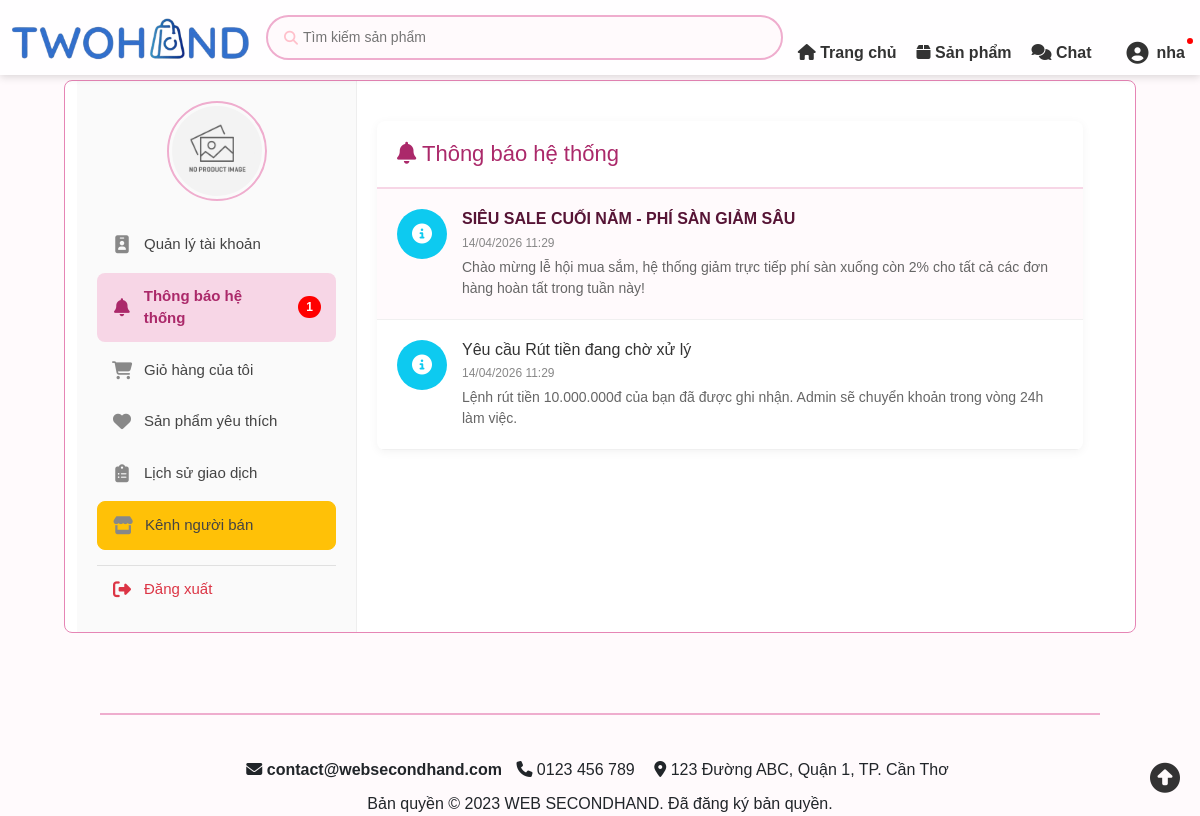
The app's page /controllers/thongBaoController.php (signed in) with its own data.
### tables this page shows
CREATE TABLE ThongBaoNguoiDung (
    Id INT AUTO_INCREMENT PRIMARY KEY,
    MaTB INT,
    IdNhan INT(10),
    DaXem BOOLEAN DEFAULT 0,
    NgayXem DATETIME,
    FOREIGN KEY (MaTB) REFERENCES ThongBao(MaTB) ON DELETE CASCADE,
    FOREIGN KEY (IdNhan) REFERENCES TaiKhoan(IdTaiKhoan) ON DELETE CASCADE
);

CREATE TABLE ThongBao (
    MaTB INT AUTO_INCREMENT PRIMARY KEY,
    TieuDe VARCHAR(255) NOT NULL,
    NoiDung TEXT,
    LoaiTB ENUM('HeThong', 'DonHang', 'KhuyenMai', 'ViPham', 'BaoCao') DEFAULT 'HeThong',
    NguoiGui INT(10) DEFAULT NULL, 
    NgayTao DATETIME DEFAULT CURRENT_TIMESTAMP
);

### controllers/thongBaoController.php (called while the page is built, shortened)
<?php
require_once __DIR__ . '/../includes/ketnoi.php';
require_once __DIR__ . '/../models/thongBaoModel.php';
$idTaiKhoan = $_SESSION['IdTaiKhoan'];
$thongBaoModel = new ThongBaoModel($conn);
$dsThongBao = $thongBaoModel->getThongBaoCuaToi($idTaiKhoan);
include_once __DIR__ . '/../views/thongBao.php';

### models/thongBaoModel.php (called while the page is built, shortened)
<?php
class ThongBaoModel
{
    private $conn;
    public function __construct($conn)
    {
        $this->conn = $conn;
    }
    public function getThongBaoCuaToi($idTaiKhoan)
    {
        $sql = "SELECT tb.*, tbn.DaXem, tbn.Id
                FROM ThongBao tb
                JOIN ThongBaoNguoiDung tbn ON tb.MaTB = tbn.MaTB
                WHERE tbn.IdNhan = ?
                ORDER BY tb.NgayTao DESC";
        $stmt = $this->conn->prepare($sql);
        $stmt->bind_param("i", $idTaiKhoan);
        $stmt->execute();
        return $stmt->get_result()->fetch_all(MYSQLI_ASSOC);
    }
    public function demThongBaoChuaDoc($idTaiKhoan)
    {
        $sql = "SELECT COUNT(*) as SoLuong FROM ThongBaoNguoiDung WHERE IdNhan = ? AND DaXem = 0";
        $stmt = $this->conn->prepare($sql);
        $stmt->bind_param("i", $idTaiKhoan);
        $stmt->execute();
        return $stmt->get_result()->fetch_assoc()['SoLuong'];
    }
}

### views/thongBao.php (the view, shortened to what this page needs)
<!DOCTYPE html>
<html lang="vi">
<head>
    <link href="https://cdn.jsdelivr.net/npm/bootstrap@5.3.2/dist/css/bootstrap.min.css" rel="stylesheet">
    <link rel="stylesheet" href="https://cdnjs.cloudflare.com/ajax/libs/font-awesome/6.4.0/css/all.min.css">
    <link href="../assets/css/header.css" rel="stylesheet">
    <link href="../assets/css/color.css" rel="stylesheet">
    <link href="../assets/css/thongTinTaiKhoan.css" rel="stylesheet">
    <link href="../assets/css/thongBao.css" rel="stylesheet">
</head>
<body>
    <?php include '../includes/header.php'; ?>
    <div class="giua-trang">
        <div class="container">
            <?php
            $soThongBaoMoi_Sidebar = 0;
            if (isset($_SESSION['IdTaiKhoan'])) {
                global $conn;
                if ($conn) {
                    $modelTB_Sidebar = new ThongBaoModel($conn);
                    $soThongBaoMoi_Sidebar = $modelTB_Sidebar->demThongBaoChuaDoc($_SESSION['IdTaiKhoan']);
                }
            }
            $current_page = basename($_SERVER['PHP_SELF']);
            ?>
            <div class="side">
                <div class="avatar-ten" style="text-align: center; margin-bottom: 20px;">
                    <div class="avatar" style="width: 100px; height: 100px; margin: 0 auto 10px; border-radius: 50%; border: 2px solid var(--bs-pink-200); padding: 3px; display: flex; justify-content: center; align-items: center;">
                        <img src="../<?php echo isset($_SESSION['Avatar']) && !empty($_SESSION['Avatar']) ? $_SESSION['Avatar'] : 'assets/images/placeholder.png'; ?>"
                            alt="Avatar" style="width: 100%; height: 100%; border-radius: 50%; object-fit: cover;">
                    </div>
                </div>
                <nav class="menu">
                    <ul>
                        <li>
                            <a href="../controllers/thongTinTaiKhoanController.php" class="<?= ($current_page == 'thongTinTaiKhoanController.php') ? 'active' : '' ?>">
                                <i class="fa-solid fa-id-badge"></i> Quản lý tài khoản
                            </a>
                        </li>
                        <li>
                            <a href="../controllers/thongBaoController.php" class="<?= ($current_page == 'thongBaoController.php') ? 'active' : '' ?>">
                                <i class="fa-solid fa-bell"></i> Thông báo hệ thống
                                <?php if ($soThongBaoMoi_Sidebar > 0): ?>
                                    <span class="menu-badge-count"><?= $soThongBaoMoi_Sidebar ?></span>
                                <?php endif; ?>
                            </a>
                        </li>
                        <li>
                            <a href="../controllers/gioHangController.php" class="<?= ($current_page == 'gioHangController.php') ? 'active' : '' ?>">
                                <i class="fa-solid fa-cart-shopping"></i> Giỏ hàng của tôi
                            </a>
                        </li>
                        <li>
                            <a href="../controllers/danhSachYeuThichController.php" class="<?= ($current_page == 'danhSachYeuThichController.php') ? 'active' : '' ?>">
                                <i class="fa-solid fa-heart"></i> Sản phẩm yêu thích
                            </a>
                        </li>
                        <li>
                            <a href="../controllers/lichSuDonHangController.php" class="<?= ($current_page == 'lichSuDonHangController.php') ? 'active' : '' ?>">
                                <i class="fa-solid fa-clipboard-list"></i> Lịch sử giao dịch
                            </a>
                        </li>
                        <li>
                            <?php
                            $trangThai = 'ChuaKichHoat';
                            if (isset($_SESSION['IdTaiKhoan']) && isset($conn)) {
                                $idUser_check = (int)$_SESSION['IdTaiKhoan'];
                                $sql_check = "SELECT TrangThaiBanHang FROM TaiKhoan WHERE IdTaiKhoan = $idUser_check";
                                $res_check = $conn->query($sql_check);
                                if ($res_check && $res_check->num_rows > 0) {
                                    $row_check = $res_check->fetch_assoc();
                                    $trangThai = $row_check['TrangThaiBanHang'];
                                }
                            }
                            if ($trangThai === 'DangHoatDong'):
                            ?>
                                <a href="../seller/controllers/sellerSanPhamController.php" class="btn btn-warning">
                                    <i class="fa-solid fa-store"></i> Kênh người bán
                                </a>
                            <?php else: ?>
                                <a href="kichHoatBanHangController.php" class="btn">
                                    <i class="fa-solid fa-rocket"></i> Kích hoạt chức năng bán hàng
                                </a>
                            <?php endif; ?>
                        </li>
                        <li>
                            <a href="../controllers/dangXuatController.php" class="logout-link">
                                <i class="fa-solid fa-right-from-bracket"></i> Đăng xuất
                            </a>
                        </li>
                    </ul>
                </nav>
            </div>
            <div class="content" style="flex: 1; padding-left: 20px; background: transparent; border: none;">
                <div class="thong-bao-container">
                    <div class="tb-header">
                        <h2><i class="fa-solid fa-bell"></i> Thông báo hệ thống</h2>
                    </div>
                    <div class="tb-list">
                        <?php if (empty($dsThongBao)): ?>
                            <div class="text-center py-5 text-muted">
                                <i class="fa-regular fa-bell-slash fa-3x mb-3"></i>
                                <p>Bạn chưa có thông báo nào.</p>
                            </div>
                        <?php else: ?>
                            <?php foreach ($dsThongBao as $tb):
                                $iconClass = 'fa-info-circle';
                                $bgClass = 'icon-hethong';
                                $isUnread = ($tb['DaXem'] == 0) ? 'unread' : '';
                            ?>
                                <div class="tb-item <?= $isUnread ?>"
                                    id="item-tb-<?= $tb['MaTB'] ?>"
                                    onclick="moThongBao(<?= $tb['MaTB'] ?>, '<?= htmlspecialchars($tb['TieuDe'], ENT_QUOTES) ?>')">
                                    <div class="tb-icon <?= $bgClass ?>">
                                        <i class="fa-solid <?= $iconClass ?>"></i>
                                    </div>
                                    <div class="tb-content">
                                        <h4 class="tb-title"><?= htmlspecialchars($tb['TieuDe']) ?></h4>
                                        <div class="tb-date"><?= date('d/m/Y H:i', strtotime($tb['NgayTao'])) ?></div>
                                        <div class="tb-snippet"><?= strip_tags($tb['NoiDung']) ?></div>
                                    </div>
                                </div>
                            <?php endforeach; ?>
                        <?php endif; ?>
                    </div>
                </div>
            </div>
        </div>
    </div>
    <?php include '../includes/footer.php'; ?>
</body>
</html>

### assets/css/header.css (style rules this page uses)
html, body { overflow-x: clip !important; overflow-y: visible !important; }
.giua-trang { margin-top: 80px; margin-left: 64px; margin-right: 64px; }
body { font-family: Arial, sans-serif; background-color:var(--bs-pink-50); margin: 0; padding: 0; }

### assets/css/thongTinTaiKhoan.css (style rules this page uses)
* { box-sizing: border-box; margin: 0; padding: 0; }
.container { display: flex; max-width: 1200px; margin: 80px auto; border: 1px solid var(--bs-pink-300); background-color: #fff; border-radius: 8px; overflow: hidden; }
.side { width: 280px; background-color: #fafafa; border-right: 1px solid #eee; padding: 20px; }
.menu ul { list-style: none; padding: 0; margin: 0; display: flex; flex-direction: column; gap: 5px; }
.menu li { margin: 0; border: none; }
.menu li a { display: flex; align-items: center; gap: 12px; padding: 12px 15px; text-decoration: none; color: #444; font-size: 15px; font-weight: 500; border-radius: 8px; transition: all 0.3s ease; }
.menu li a i { width: 20px; text-align: center; font-size: 18px; color: #888; transition: all 0.3s ease; }
.menu li a.active { background-color: var(--bs-pink-100); color: var(--bs-pink-600); font-weight: 700; }
.menu li a.active i { color: var(--bs-pink-600); }
.menu li a.logout-link { color: #dc3545; border-top: 1px solid #e0e0e0; margin-top: 10px; border-radius: 0 0 8px 8px; }
.menu li a.logout-link i { color: #dc3545; }
.menu-badge-count { background-color: red; color: white; border-radius: 20px; padding: 2px 8px; font-size: 12px; font-weight: bold; margin-left: auto; }
.content { flex: 1; padding: 40px; }

### assets/css/thongBao.css (style rules this page uses)
.thong-bao-container { background: #fff; border-radius: 8px; box-shadow: 0 2px 10px rgba(0,0,0,0.05); overflow: hidden; }
.tb-header { padding: 20px; border-bottom: 2px solid var(--bs-pink-100); display: flex; justify-content: space-between; align-items: center; }
.tb-header h2 { margin: 0; font-size: 22px; color: var(--bs-pink-600); }
.tb-list { display: flex; flex-direction: column; }
.tb-item { display: flex; gap: 15px; padding: 20px; border-bottom: 1px solid #f0f0f0; cursor: pointer; transition: all 0.3s ease; }
.tb-item.unread { background-color: var(--bs-pink-50); }
.tb-item.unread .tb-title { font-weight: 800; color: var(--bs-pink-800); }
.tb-icon { width: 50px; height: 50px; border-radius: 50%; display: flex; align-items: center; justify-content: center; font-size: 20px; color: white; flex-shrink: 0; }
.icon-hethong { background-color: #0dcaf0; }
.tb-content { flex: 1; }
.tb-title { margin: 0 0 5px 0; font-size: 16px; color: #333; }
.tb-date { font-size: 12px; color: #888; }
.tb-snippet { font-size: 14px; color: #666; margin-top: 5px; display: -webkit-box; -webkit-line-clamp: 2; -webkit-box-orient: vertical; overflow: hidden; }

### records on screen
thongbaonguoidung: MaTB.TieuDe "SIÊU SALE CUỐI NĂM - PHÍ SÀN GIẢM SÂU", MaTB.NgayTao "14/04/2026 11:29", MaTB.NoiDung "Chào mừng lễ hội mua sắm, hệ thống giảm trực tiếp phí sàn xuống còn 2% cho tất cả các đơn hàng hoàn tất trong tuần này!"
thongbaonguoidung: MaTB.TieuDe "Yêu cầu Rút tiền đang chờ xử lý", MaTB.NgayTao "14/04/2026 11:29", MaTB.NoiDung "Lệnh rút tiền 10.000.000đ của bạn đã được ghi nhận. Admin sẽ chuyển khoản trong vòng 24h làm việc."

### other values on screen
$_SESSION['TenTK'] "nha"
$soThongBaoMoi_Sidebar "1"
